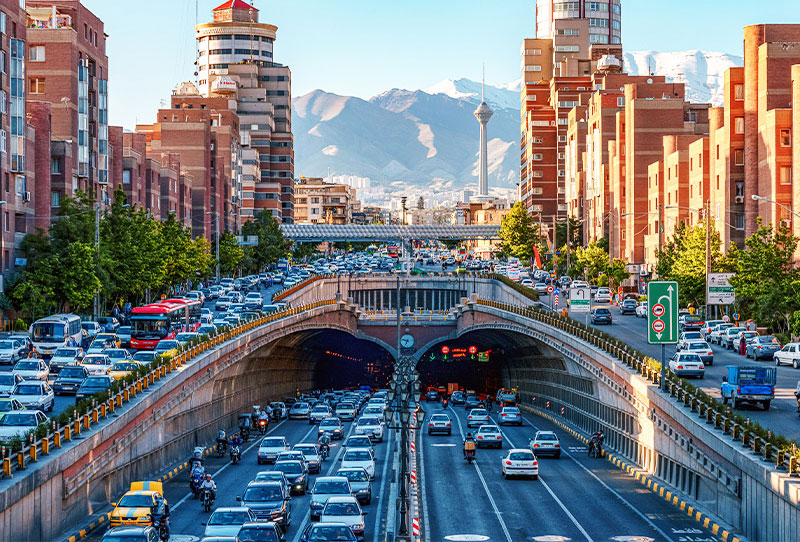
%> input picture HW4/Data/TEHRAN.jpg, 800 x 542 px
$ octave section3.m   (GNU Octave 9; MATLAB toolbox functions it lacks are replaced by stand-ins)
%> lines starting %> are read from the running program, lines starting %| are printed output that depends on the picture; long printed decimals are rounded
clc
clear
close all;
%%

tehran = imread("./../Data/TEHRAN.jpg");
%> tehran is the input picture: size 542x800x3 uint8; mean R, G, B 116.6, 121.6, 125
tehran = rgb2gray(tehran);
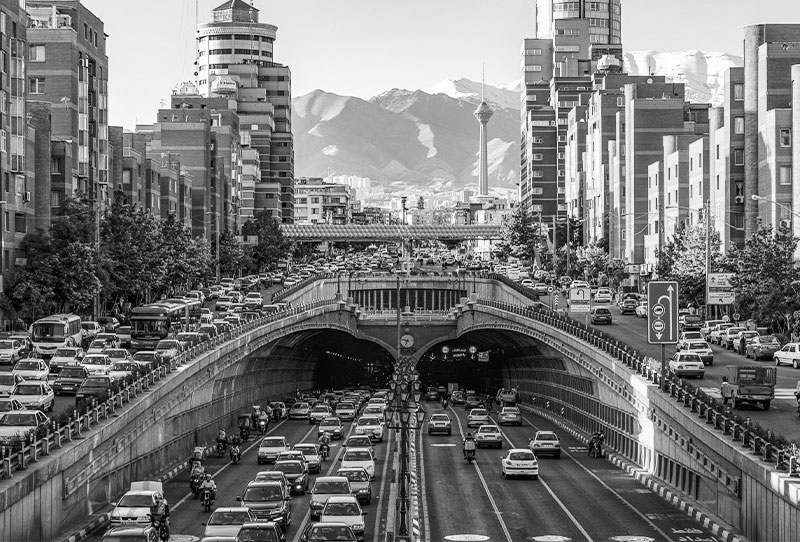
%> tehran: size 542x800 uint8; min 0, max 255, mean 120.5
tehran = im2double(tehran);
%> tehran: size 542x800 double

figure()
imshow(tehran);
title("Tehran fullscale");

% Wavelet transform
[c, s] = wavedec2(tehran, 4, 'db2');
%> s = [36 52; 36 52; 70 102; 137 202; 272 401; 542 800]

preserve_thresh = [20, 10, 1, 0.5]/100;

figure()

for idx = 1:length(preserve_thresh)
    %find thresh magnitude
    sorted_mag = sort(abs(c(:)),'descend');
    thresh_idx = floor(length(sorted_mag)*preserve_thresh(idx));
    thresh_mag = sorted_mag(thresh_idx);
    %remove data
    preserve_c = c .*(abs(c)>thresh_mag);

    reconstructed_img = waverec2(preserve_c, s, 'db2');

    subplot(2,2,idx);
    imshow(reconstructed_img);
    title(sprintf("%.1f%% coefficient retained",preserve_thresh(idx)*100))

    psnr_eval = psnr(reconstructed_img, tehran);
    ssim_eval = ssim(reconstructed_img, tehran);
    fprintf("%.1f%%: psnr=%f , ssim=%f\n",preserve_thresh(idx)*100, ...
                psnr_eval,ssim_eval);

end
%> this loop made 4 passes
%> (thresh_mag, psnr_eval, ssim_eval) on passes 1 to 4: (0.111, 28.99, 0.904), (0.203, 24.45, 0.794), (0.785, 18.12, 0.385), (1.56, 16.86, 0.275)
%| 20.0%: psnr=28.988 , ssim=0.9037
%| 10.0%: psnr=24.454 , ssim=0.7937
%| 1.0%: psnr=18.118 , ssim=0.3851
%| 0.5%: psnr=16.861 , ssim=0.2754
%> pass 2, `reconstructed_img = waverec2(preserve_c, s, 'db2');`:
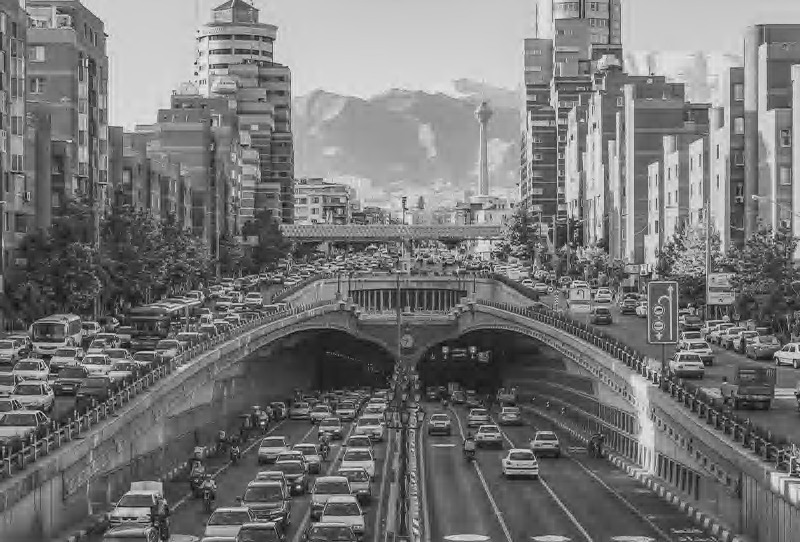
%> reconstructed_img: size 542x800 double; min -0.147, max 1.17, mean 0.472; drawn with min black and max white
%> after the loop:
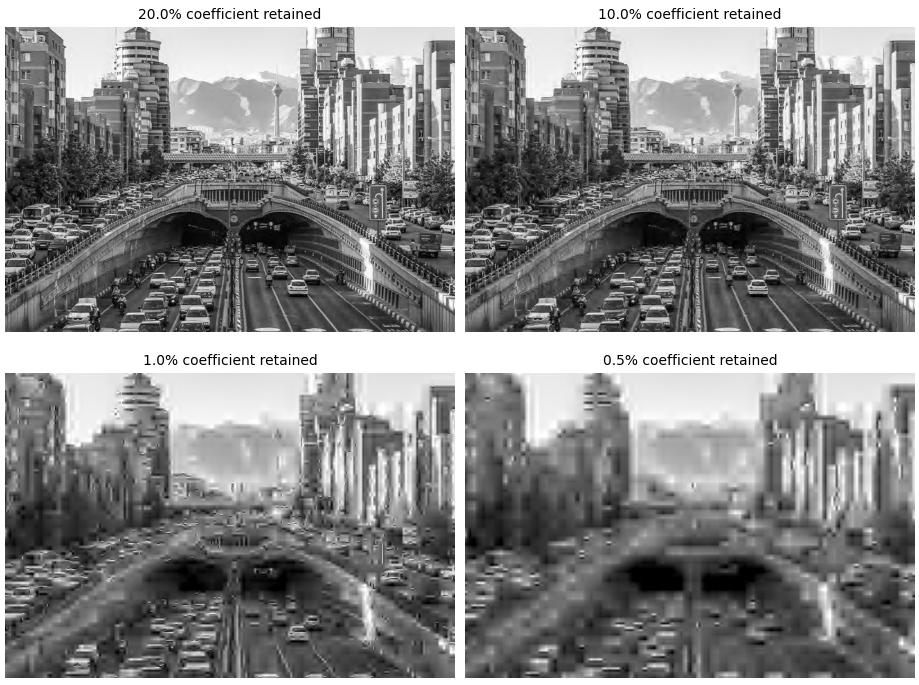
%> figure redrawn from the program's plot data, 4 panels

$ run again, with HW4/Data/Golestan.jpg copied over HW4/Data/TEHRAN.jpg
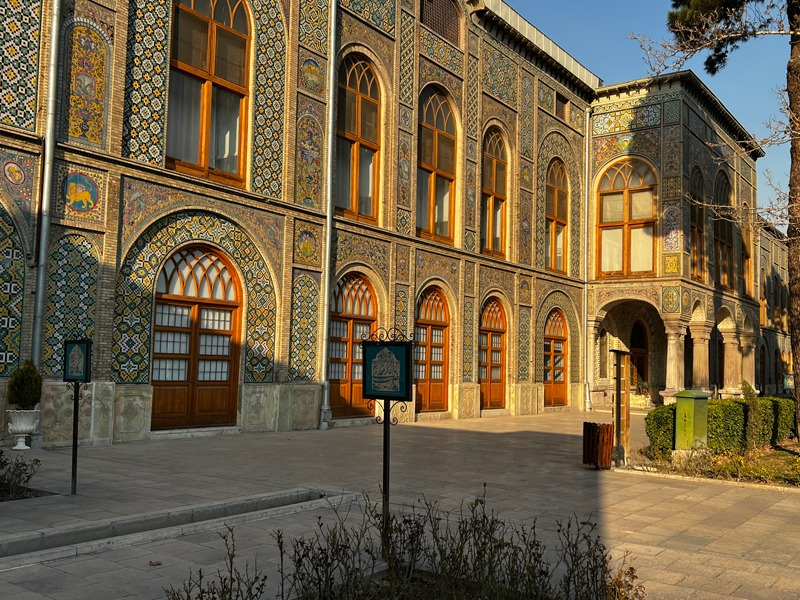
%> input picture HW4/Data/Golestan.jpg, 800 x 600 px
%> tehran is the input picture: size 600x800x3 uint8; mean R, G, B 113.3, 97.1, 69.7
%> `tehran = rgb2gray(tehran);`:
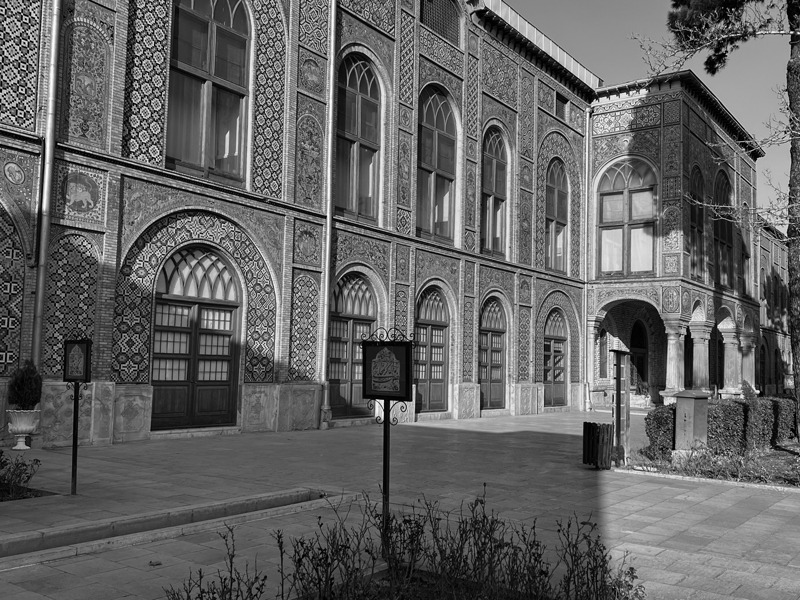
%> tehran: size 600x800 uint8; min 0, max 253, mean 98.8
%> s = [40 52; 40 52; 77 102; 152 202; 301 401; 600 800]
%> the loop `for idx = 1:length(preserve_thresh)` made 4 passes
%> (thresh_mag, psnr_eval, ssim_eval) on passes 1 to 4: (0.101, 29.51, 0.883), (0.174, 25.35, 0.767), (0.669, 19.48, 0.4), (1.44, 18.16, 0.301)
%> (printed output is left out)
%> after the loop `for idx = 1:length(preserve_thresh)`:
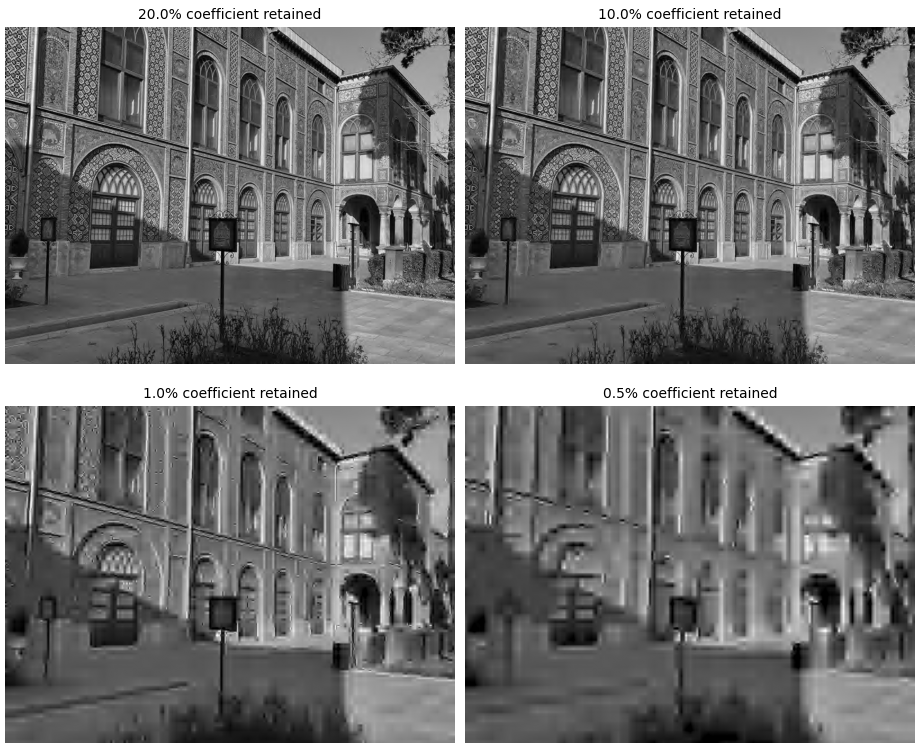
%> figure redrawn from the program's plot data, 4 panels
